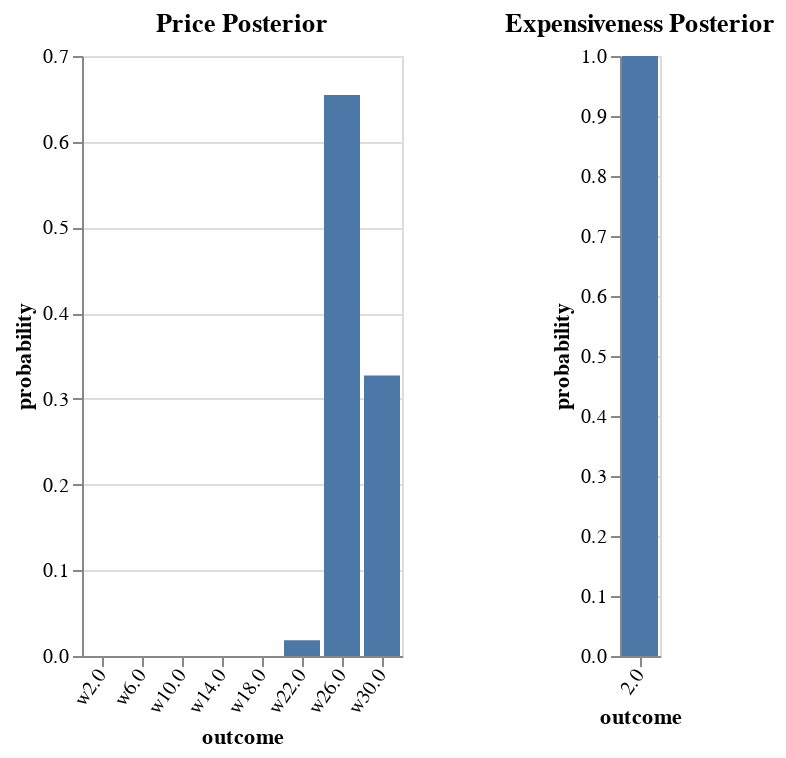

Notebook source saved alongside this figure:
### Code cell
vlShow . sidewaysDists <$> sequence
  [ titled "Price Posterior"         . barFromDist <$> enumD (fst <$> listener3 UExp 2)
  , titled "Expensiveness Posterior" . barFromDist <$> enumD (snd <$> listener3 UExp 2)
  -- , titled "Cheapness Posterior"     . barFromDist $ enumD (snd . snd <$> listener3 UExp)
  ]

### Figure 1 — Vega-Lite specification as saved in the notebook (floating-point values rounded to 4 significant figures)
{"$schema": "https://vega.github.io/schema/vega-lite/v3.json", "hconcat": [{"$schema": "https://vega.github.io/schema/vega-lite/v3.json", "layer": [{"$schema": "https://vega.github.io/schema/vega-lite/v3.json", "data": {"values": [{"outcome": "w2.0", "probability": 2.886e-32}, {"outcome": "w6.0", "probability": 2.141e-26}, {"outcome": "w10.0", "probability": 6.357e-22}, {"outcome": "w14.0", "probability": 4.62e-17}, {"outcome": "w18.0", "probability": 2.602e-10}, {"outcome": "w22.0", "probability": 0.01832}, {"outcome": "w26.0", "probability": 0.6544}, {"outcome": "w30.0", "probability": 0.3273}]}, "description": "", "encoding": {"x": {"axis": {"labelAngle": -55}, "field": "outcome", "scale": {"rangeStep": 30}, "sort": null, "type": "ordinal"}, "y": {"field": "probability", "type": "quantitative"}}, "mark": "bar"}], "title": "Price Posterior"}, {"$schema": "https://vega.github.io/schema/vega-lite/v3.json", "layer": [{"$schema": "https://vega.github.io/schema/vega-lite/v3.json", "data": {"values": [{"outcome": "2.0", "probability": 1}]}, "description": "", "encoding": {"x": {"axis": {"labelAngle": -55}, "field": "outcome", "scale": {"rangeStep": 30}, "sort": null, "type": "ordinal"}, "y": {"field": "probability", "type": "quantitative"}}, "mark": "bar"}], "title": "Expensiveness Posterior"}], "spacing": 50}
